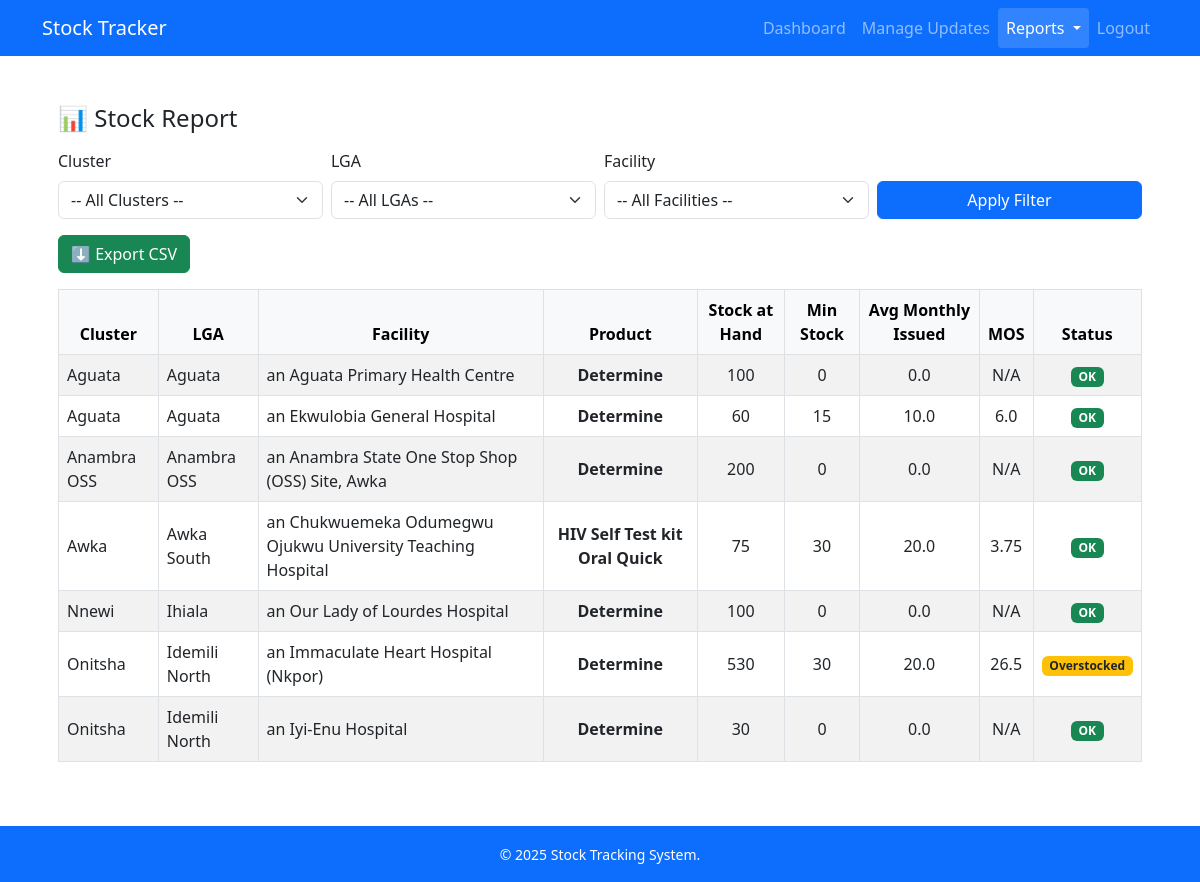
The app's page /report (signed in) with its own data.
### models.py (models this page shows, shortened)
class Product(db.Model):
    id = db.Column(db.Integer, primary_key=True)
    name = db.Column(db.String(120), nullable=False)
    unit = db.Column(db.String(30))
    facility_products = db.relationship('FacilityProduct', backref='product', lazy=True)
    transactions = db.relationship('StockTransaction', backref='product', lazy=True)

class Facility(db.Model):
    id = db.Column(db.Integer, primary_key=True)
    name = db.Column(db.String(150), nullable=False)
    lga_id = db.Column(db.Integer, db.ForeignKey('lga.id'), nullable=False)
    facility_products = db.relationship('FacilityProduct', backref='facility', lazy=True)

### app.py (the view)
@app.route('/report')
def report():
    cluster_id, lga_id, facility_id = get_user_scope_filters(
        request.args.get("cluster_id", type=int),
        request.args.get("lga_id", type=int),
        request.args.get("facility_id", type=int)
    )
    clusters, lgas, facilities = get_dropdowns(cluster_id, lga_id, facility_id)
    report_rows = build_stock_report_rows(cluster_id, lga_id, facility_id)
    return render_template(
        "report.html",
        clusters=clusters,
        lgas=lgas,
        facilities=facilities,
        cluster_id=cluster_id,
        lga_id=lga_id,
        facility_id=facility_id,
        rows=report_rows
    )

### app.py (called while the page is built)
@login_manager.user_loader
def load_user(user_id):
    return User.query.get(int(user_id))

### auth/scope_utils.py (called while the page is built, shortened)
def get_user_scope_filters(cluster_id=None, lga_id=None, facility_id=None):
    if current_user.role in ['super', 'admin']:
        return cluster_id, lga_id, facility_id

### templates/report.html (shortened to what this page needs)
{% extends 'base.html' %}
{% block content %}
<div class="container mt-4">
  <h4 class="mb-3">📊 Stock Report</h4>
  <form method="get" action="{{ url_for('report') }}" class="row g-2 mb-3">
    <div class="col-md-3">
      <label class="form-label">Cluster</label>
      <select name="cluster_id" id="cluster" class="form-select">
        <option value="">-- All Clusters --</option>
      </select>
    </div>
    <div class="col-md-3">
      <label class="form-label">LGA</label>
      <select name="lga_id" id="lga" class="form-select">
        <option value="">-- All LGAs --</option>
      </select>
    </div>
    <div class="col-md-3">
      <label class="form-label">Facility</label>
      <select name="facility_id" id="facility" class="form-select">
        <option value="">-- All Facilities --</option>
      </select>
    </div>
    <div class="col-md-3 d-flex align-items-end">
      <button type="submit" class="btn btn-primary w-100">Apply Filter</button>
    </div>
  </form>
  <div class="mb-3">
    <a href="{{ url_for('export_report', cluster_id=cluster_id, lga_id=lga_id, facility_id=facility_id) }}" class="btn btn-success">
      ⬇️ Export CSV
    </a>
  </div>
  <table class="table table-bordered table-striped align-middle text-center">
    <thead class="table-light">
      <tr>
        <th>Cluster</th>
        <th>LGA</th>
        <th>Facility</th>
        <th>Product</th>
        <th>Stock at Hand</th>
        <th>Min Stock</th>
        <th>Avg Monthly Issued</th>
        <th>MOS</th>
        <th>Status</th>
      </tr>
    </thead>
    <tbody>
      {% for row in rows %}
      <tr>
        <td class="text-start">{{ row.cluster }}</td>
        <td class="text-start">{{ row.lga }}</td>
        <td class="text-start">{{ row.facility }}</td>
        <td class="fw-semibold">{{ row.product }}</td>
        <td>{{ row.stock_at_hand }}</td>
        <td>{{ row.min_stock }}</td>
        <td>{{ row.avg_monthly_issued }}</td>
        <td>{{ row.mos }}</td>
        <td>
          {% if row.status == 'Below Min' %}
            <span class="badge bg-danger">Below Min</span>
          {% elif row.status == 'OK' %}
            <span class="badge bg-success">OK</span>
          {% elif row.status == 'Overstocked' %}
            <span class="badge bg-warning text-dark">Overstocked</span>
          {% else %}
            <span class="badge bg-secondary">{{ row.status }}</span>
          {% endif %}
        </td>
      </tr>
      {% endfor %}
    </tbody>
  </table>
</div>
{% endblock %}

### records on screen
Product: cluster "Aguata", lga "Aguata", facility "an Aguata Primary Health Centre", product "Determine", stock_at_hand "100", min_stock "0", avg_monthly_issued "0.0", mos "N/A", shows "OK", facility "an Ekwulobia General Hospital", stock_at_hand "60", min_stock "15", avg_monthly_issued "10.0", mos "6.0", cluster "Anambra OSS", lga "Anambra OSS", facility "an Anambra State One Stop Shop (OSS) Site, Awka", stock_at_hand "200", cluster "Nnewi", lga "Ihiala", facility "an Our Lady of Lourdes Hospital", cluster "Onitsha", lga "Idemili North", facility "an Immaculate Heart Hospital (Nkpor)", stock_at_hand "530", min_stock "30", avg_monthly_issued "20.0", mos "26.5", facility "an Iyi-Enu Hospital", stock_at_hand "30"
Product: cluster "Awka", lga "Awka South", facility "an Chukwuemeka Odumegwu Ojukwu University Teaching Hospital", product "HIV Self Test kit Oral Quick", stock_at_hand "75", min_stock "30", avg_monthly_issued "20.0", mos "3.75", shows "OK"

### other values on screen
{{ current_year or 2025 }} "2025"
